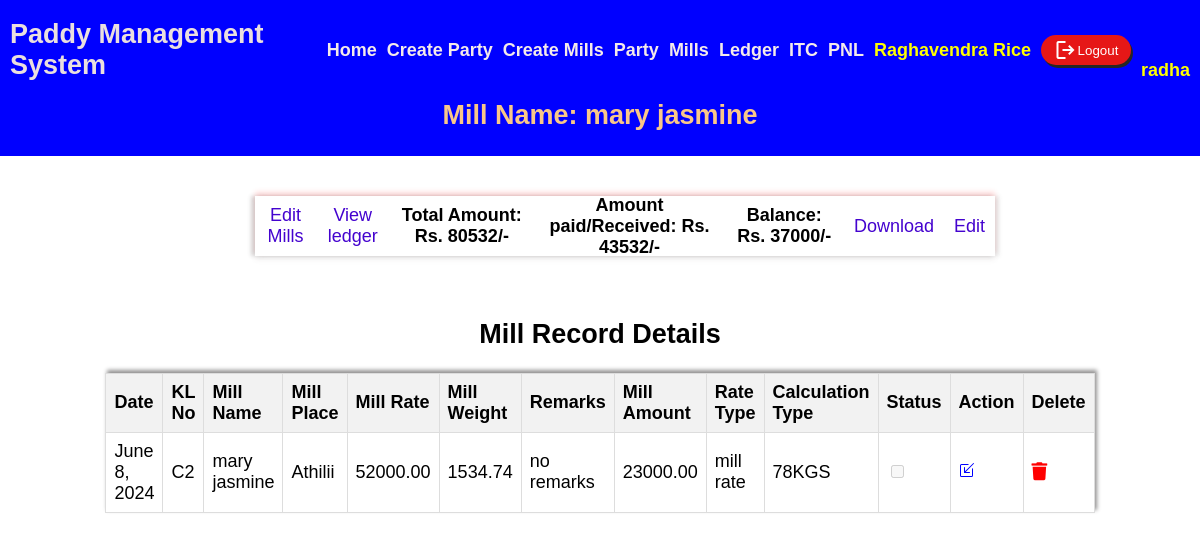
The page /mills/10/ (signed in) on the database its author committed.
### paddymastersystem/models.py (models this page shows)
class MillsRecord(models.Model):
    date = models.DateField()
    kl_no = models.CharField(max_length=100)
    mill_name = models.CharField(max_length=100)
    mill_place = models.CharField(max_length=100)
    mill_rate = models.DecimalField(max_digits=10, decimal_places=2)
    mill_weight = models.DecimalField(max_digits=10, decimal_places=2)
    mill_remarks = models.TextField(blank=True)
    mill_amount = models.DecimalField(max_digits=10, decimal_places=2)
    MILL_CALCULATION_CHOICES = [
        ('BAGS_X4', 'BAGS X 4'),
        ('78KGS', '78 KGS'),
        ('79KGS', '79 KGS'),
        ('79_Delivery', '79 Delivery'),
        ('78_Delivery', '78 Delivery'),
        ('BAGS_X4_Delivery', 'BAGS X 4 Delivery'),
    ]
    mill_calculation_type = models.CharField(choices=MILL_CALCULATION_CHOICES, max_length=50)
    mill_rate_type = models.CharField(max_length=100, choices=(('party rate', 'party rate'), ('mill rate', 'mill rate')))
    payment_status = models.BooleanField(default=False)

### paddymastersystem/views.py (the view)
# urls.py: path('mills/<int:pk>/', views.mills_detail_view, name='mills_detail_view'),
@login_required(login_url='login')
def mills_detail_view(request, pk):
    mill_record = get_object_or_404(MillsRecord, pk=pk)
    ledger_entries = LedgerEntry.objects.all()
    total_amount = ledger_entries.aggregate(Sum('amount'))['amount__sum'] or 0
    amount_paid = ledger_entries.filter(payment_status=True).aggregate(Sum('amount'))['amount__sum'] or 0
    balance = total_amount - amount_paid
    context = {
        'mill_record': mill_record,
        'total_amount': total_amount,
        'amount_paid': amount_paid,
        'balance': balance,
    }
    return render(request, 'mills/mill_record_form.html', context)

### templates/mills/mill_record_form.html (shortened to what this page needs)
{% extends "common.html" %}
{% block content %}
<link rel="stylesheet" href="https://use.fontawesome.com/releases/v5.1.0/css/all.css">
<center>
    <h2 style="background-color: blue; margin: 0; padding-bottom: 25px; color: rgb(249, 199, 137);">Mill Name: {{ mill_record.mill_name }}</h2>
</center>
<center>
    <div class="details">
        <div class="viewledger">
            <a href="{% url 'edit_mills_record' mill_record.pk %}">Edit Mills</a>
            <a href="{% url 'view_ledger' %}">View ledger</a>
            <h4>Total Amount: Rs. {{ total_amount }}/-</h4>
            <h4>Amount paid/Received: Rs. {{ amount_paid }}/-</h4>
            <h4>Balance: Rs. {{ balance }}/-</h4>
            <a href="{% url 'download_mill_record' mill_record.pk %}">Download</a>
            <a href="{% url 'edit_mills_record' mill_record.pk %}">Edit</a>
        </div>
        <br>
</center>
    <center>
        <h2>Mill Record Details</h2>
        <table class="horizontal-table">
            <thead>
                <tr>
                    <th>Date</th>
                    <th>KL No</th>
                    <th>Mill Name</th>
                    <th>Mill Place</th>
                    <th>Mill Rate</th>
                    <th>Mill Weight</th>
                    <th>Remarks</th>
                    <th>Mill Amount</th>
                    <th>Rate Type</th>
                    <th>Calculation Type</th>
                    <th>Status</th>
                    <th>Action</th>
                    <th>Delete</th>
                </tr>
            </thead>
            <tbody>
                <tr>
                    <td>{{ mill_record.date }}</td>
                    <td>{{ mill_record.kl_no }}</td>
                    <td>{{ mill_record.mill_name }}</td>
                    <td>{{ mill_record.mill_place }}</td>
                    <td>{{ mill_record.mill_rate }}</td>
                    <td>{{ mill_record.mill_weight }}</td>
                    <td>{{ mill_record.mill_remarks }}</td>
                    <td>{{ mill_record.mill_amount }}</td>
                    <td>{{ mill_record.mill_rate_type }}</td>
                    <td>{{ mill_record.mill_calculation_type }}</td>
                    <td><input type="checkbox" {% if mill_record.payment_status %}checked{% endif %} disabled></td>
                    <td><a href="{% url 'edit_mills_record' mill_record.pk %}" style="color: blue;"></a>
                    </td>
                    <td><a href="{% url 'delete_mills_record' mill_record.id %}" title="Delete this user"><i class="fas fa-trash"></i></a></td>
                </tr>
            </tbody>
        </table>
    </center>
{% endblock %}

### templates/common.html (shortened to what this page needs)
<!DOCTYPE html>
<html lang="en">
<head>
</head>
<body>
    <header>
        <h3 class="logo">Paddy Management System</h3>
        {% if user.is_authenticated %}
        <div class="nav-links">
            <h3><a href="{% url 'homepage' %}">Home</a></h3>
            <h3><a href="{% url 'add_party_record' %}">Create Party</a></h3>
            <h3><a href="{% url 'add_mill_record' %}">Create Mills</a></h3>
            <h3><a href="{% url 'party' %}">Party</a></h3>
            <h3><a href="{% url 'mills' %}">Mills</a></h3>
            <h3><a href="{% url 'ledger' %}">Ledger</a></h3>
            <h3><a href="{% url 'interest_entry' %}">ITC</a></h3>
            <h3><a href="{% url 'view_records' %}">PNL</a></h3>
            <h3 style="color:yellow">Raghavendra Rice</h3>
            <form method="post" action="{% url 'logout' %}">
                <button type="submit" id="buttn"><span class="material-symbols-outlined">logout</span> Logout</button>
            </form>
            <h3 style="color:yellow;display: flex; margin-top: 40px;">{{ request.user.username }}</h3>
        </div>
        {% endif %}
    </header>
    {% block content %}{% endblock %}
</body>
</html>

### templates/common.html (style rules this page uses)
body { margin: 0; height: 100vh; font-family: Arial, sans-serif; }
header { display: grid; grid-template-columns: 1fr auto; align-items: center; background-color: blue; width: 100%; height: 100px; color: rgb(234, 223, 223); padding: 0 10px; }
.logo { justify-self: start; font-size: 1.5em; }
.nav-links { display: flex; gap: 10px; align-items: center; flex-wrap: wrap; }
a { text-decoration: none; color: rgb(244, 234, 234); }
h3 { margin: 0; font-size: 1em; }
#buttn { display: flex; align-items: center; justify-content: center; background-color: rgb(230, 23, 23); width: 90px; height: 30px; box-shadow: 2px 3px rgb(37, 38, 37); border-radius: 20px; color: white; cursor: pointer; border: none; }
@media only screen and (min-width: 768px) { body { font-size: 18px; } }
@media only screen and (min-width: 768px) { .nav-links { padding: 0 20px; } }
.nav-links { display: flex; flex-wrap: wrap; }
.nav-links { flex: 1 1 auto; }

### templates/mills/mill_record_form.html (style rules this page uses)
body { font-family: Arial, sans-serif; }
.details { width: 80%; margin: 20px auto; padding: 20px; }
table { width: 70%; border-collapse: collapse; margin: 20px 0; border: 1px solid #ddd; box-shadow: 2px -3px 4px rgb(148, 147, 147); }
table, th, td { border: 1px solid #ddd; }
th, td { padding: 8px; text-align: left; }
th { background-color: #f2f2f2; }
.viewledger { display: flex; gap: 20px; padding: 10px; align-items: center; margin-left: 50px; box-shadow: 0 4px 5px rgba(193, 191, 191, 0.2), 0 -4px 5px rgba(255, 80, 80, 0.2), 4px 0 4px rgba(141, 139, 139, 0.2), -4px 0 4px rgba(58, 57, 57, 0.2); width: 75%; height: 40px; }
.viewledger a { text-decoration: none; color: rgb(68, 3, 207); }
.horizontal-table a { color:red; }

### rows shown on the page
MillsRecord: mill_name "mary jasmine", date "June 8, 2024", kl_no "C2", mill_place "Athilii", mill_rate "52000.00", mill_weight "1534.74", mill_remarks "no remarks", mill_amount "23000.00", mill_rate_type "mill rate", mill_calculation_type "78KGS"

### other values the page prints
{{ request.user.username }} "radha"
{{ total_amount }} "80532"
{{ amount_paid }} "43532"
{{ balance }} "37000"
